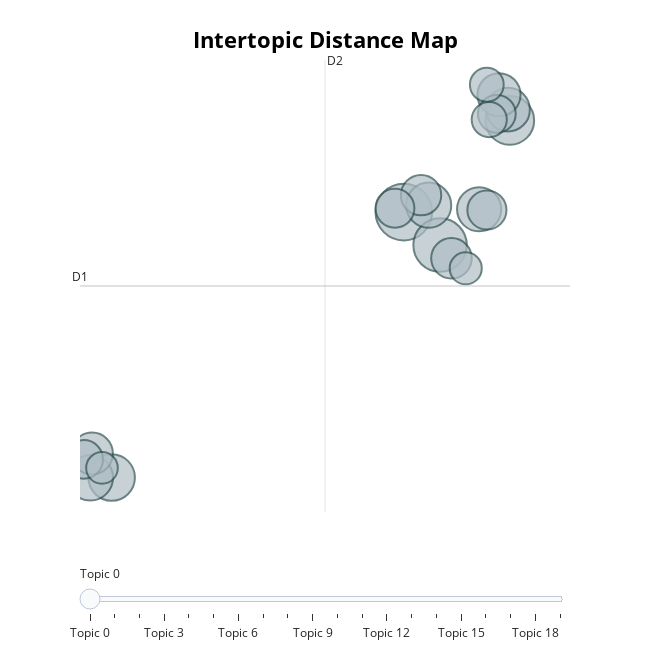

Notebook cell for this chart:
### Code cell
my_model.visualize_topics()

### Figure 1 — Plotly figure (JSON) as saved in the notebook; plotly's stock layout.template omitted (floating-point values rounded to 4 significant figures)
{"data": [{"customdata": [[6.019, 1.287, 0, "affordable | promo | cheaper | uber | discounts", 2192], [6.759, 0.1605, 1, "time | minutes | convenient | affordable | driver", 1953], [8.181, 4.419, 2, "nice | good | best | great | satisfactory", 1620], [0.06477, -7.779, 3, "love | its | good | bolt | great", 1478], [-0.3711, -7.789, 4, "safe | efficient | reliable | friendly | good", 1412], [6.527, 1.524, 5, "drivers | taxify | driver | he | rude", 1397], [7.556, 1.385, 6, "phone | sms | number | cant | services", 1337], [8.144, 4.787, 7, "friendly | driver | drivers | nice | polite", 1305], [7.96, 5.296, 8, "drivers | app | friendly | great | lovely", 1271], [-0.3365, -6.959, 9, "perfect | awesome | exceptional | great | fantastic", 1195], [6.992, -0.2899, 10, "location | gps | map | address | pick", 1126], [6.371, 1.865, 11, "card | account | cancel | no | blocked", 1117], [7.714, 1.358, 12, "app | download | application | bolt | downloading", 1047], [5.839, 1.417, 13, "great | kenya | ghana | nairobi | lagos", 1036], [-0.5053, -7.161, 14, "uber | great | good | better | best", 1017], [7.916, 4.643, 15, "ride | rides | good | enjoyed | enjoy", 979], [7.762, 4.448, 16, "transport | transportation | easy | bolt | easier", 845], [7.712, 5.637, 17, "comfortable | clean | cars | drivers | friendly", 782], [7.282, -0.6334, 18, "app | useful | job | helpful | taxify", 707], [-0.1329, -7.453, 19, "service | good | drivers | excellent | great", 687]], "hovertemplate": "<b>Topic %{customdata[2]}</b><br>Words: %{customdata[3]}<br>Size: %{customdata[4]}", "legendgroup": "", "marker": {"color": "#B0BEC5", "line": {"color": "DarkSlateGrey", "width": 2}, "size": [2192, 1953, 1620, 1478, 1412, 1397, 1337, 1305, 1271, 1195, 1126, 1117, 1047, 1036, 1017, 979, 845, 782, 707, 687], "sizemode": "area", "sizeref": 1.37, "symbol": "circle"}, "mode": "markers", "name": "", "orientation": "v", "showlegend": false, "type": "scatter", "x": [6.019, 6.759, 8.181, 0.06477, -0.3711, 6.527, 7.556, 8.144, 7.96, -0.3365, 6.992, 6.371, 7.714, 5.839, -0.5053, 7.916, 7.762, 7.712, 7.282, -0.1329], "xaxis": "x", "y": [1.287, 0.1605, 4.419, -7.779, -7.789, 1.524, 1.385, 4.787, 5.296, -6.959, -0.2899, 1.865, 1.358, 1.417, -7.161, 4.643, 4.448, 5.637, -0.6334, -7.453], "yaxis": "y"}], "layout": {"annotations": [{"showarrow": false, "text": "D1", "x": -0.5811, "y": -1.238, "yshift": 10}, {"showarrow": false, "text": "D2", "x": 4.413, "xshift": 10, "y": 6.483}], "height": 650, "hoverlabel": {"bgcolor": "white", "font": {"family": "Rockwell", "size": 16}}, "legend": {"itemsizing": "constant", "tracegroupgap": 0}, "margin": {"t": 60}, "shapes": [{"line": {"color": "#CFD8DC", "width": 2}, "type": "line", "x0": 4.413, "x1": 4.413, "y0": -8.958, "y1": 6.483}, {"line": {"color": "#9E9E9E", "width": 2}, "type": "line", "x0": -0.5811, "x1": 9.408, "y0": -1.238, "y1": -1.238}], "sliders": [{"active": 0, "pad": {"t": 50}, "steps": [{"args": [{"marker.color": [["red", "#B0BEC5", "#B0BEC5", "#B0BEC5", "#B0BEC5", "#B0BEC5", "#B0BEC5", "#B0BEC5", "#B0BEC5", "#B0BEC5", "#B0BEC5", "#B0BEC5", "#B0BEC5", "#B0BEC5", "#B0BEC5", "#B0BEC5", "#B0BEC5", "#B0BEC5", "#B0BEC5", "#B0BEC5"]]}], "label": "Topic 0", "method": "update"}, {"args": [{"marker.color": [["#B0BEC5", "red", "#B0BEC5", "#B0BEC5", "#B0BEC5", "#B0BEC5", "#B0BEC5", "#B0BEC5", "#B0BEC5", "#B0BEC5", "#B0BEC5", "#B0BEC5", "#B0BEC5", "#B0BEC5", "#B0BEC5", "#B0BEC5", "#B0BEC5", "#B0BEC5", "#B0BEC5", "#B0BEC5"]]}], "label": "Topic 1", "method": "update"}, {"args": [{"marker.color": [["#B0BEC5", "#B0BEC5", "red", "#B0BEC5", "#B0BEC5", "#B0BEC5", "#B0BEC5", "#B0BEC5", "#B0BEC5", "#B0BEC5", "#B0BEC5", "#B0BEC5", "#B0BEC5", "#B0BEC5", "#B0BEC5", "#B0BEC5", "#B0BEC5", "#B0BEC5", "#B0BEC5", "#B0BEC5"]]}], "label": "Topic 2", "method": "update"}, {"args": [{"marker.color": [["#B0BEC5", "#B0BEC5", "#B0BEC5", "red", "#B0BEC5", "#B0BEC5", "#B0BEC5", "#B0BEC5", "#B0BEC5", "#B0BEC5", "#B0BEC5", "#B0BEC5", "#B0BEC5", "#B0BEC5", "#B0BEC5", "#B0BEC5", "#B0BEC5", "#B0BEC5", "#B0BEC5", "#B0BEC5"]]}], "label": "Topic 3", "method": "update"}, {"args": [{"marker.color": [["#B0BEC5", "#B0BEC5", "#B0BEC5", "#B0BEC5", "red", "#B0BEC5", "#B0BEC5", "#B0BEC5", "#B0BEC5", "#B0BEC5", "#B0BEC5", "#B0BEC5", "#B0BEC5", "#B0BEC5", "#B0BEC5", "#B0BEC5", "#B0BEC5", "#B0BEC5", "#B0BEC5", "#B0BEC5"]]}], "label": "Topic 4", "method": "update"}, {"args": [{"marker.color": [["#B0BEC5", "#B0BEC5", "#B0BEC5", "#B0BEC5", "#B0BEC5", "red", "#B0BEC5", "#B0BEC5", "#B0BEC5", "#B0BEC5", "#B0BEC5", "#B0BEC5", "#B0BEC5", "#B0BEC5", "#B0BEC5", "#B0BEC5", "#B0BEC5", "#B0BEC5", "#B0BEC5", "#B0BEC5"]]}], "label": "Topic 5", "method": "update"}, {"args": [{"marker.color": [["#B0BEC5", "#B0BEC5", "#B0BEC5", "#B0BEC5", "#B0BEC5", "#B0BEC5", "red", "#B0BEC5", "#B0BEC5", "#B0BEC5", "#B0BEC5", "#B0BEC5", "#B0BEC5", "#B0BEC5", "#B0BEC5", "#B0BEC5", "#B0BEC5", "#B0BEC5", "#B0BEC5", "#B0BEC5"]]}], "label": "Topic 6", "method": "update"}, {"args": [{"marker.color": [["#B0BEC5", "#B0BEC5", "#B0BEC5", "#B0BEC5", "#B0BEC5", "#B0BEC5", "#B0BEC5", "red", "#B0BEC5", "#B0BEC5", "#B0BEC5", "#B0BEC5", "#B0BEC5", "#B0BEC5", "#B0BEC5", "#B0BEC5", "#B0BEC5", "#B0BEC5", "#B0BEC5", "#B0BEC5"]]}], "label": "Topic 7", "method": "update"}, {"args": [{"marker.color": [["#B0BEC5", "#B0BEC5", "#B0BEC5", "#B0BEC5", "#B0BEC5", "#B0BEC5", "#B0BEC5", "#B0BEC5", "red", "#B0BEC5", "#B0BEC5", "#B0BEC5", "#B0BEC5", "#B0BEC5", "#B0BEC5", "#B0BEC5", "#B0BEC5", "#B0BEC5", "#B0BEC5", "#B0BEC5"]]}], "label": "Topic 8", "method": "update"}, {"args": [{"marker.color": [["#B0BEC5", "#B0BEC5", "#B0BEC5", "#B0BEC5", "#B0BEC5", "#B0BEC5", "#B0BEC5", "#B0BEC5", "#B0BEC5", "red", "#B0BEC5", "#B0BEC5", "#B0BEC5", "#B0BEC5", "#B0BEC5", "#B0BEC5", "#B0BEC5", "#B0BEC5", "#B0BEC5", "#B0BEC5"]]}], "label": "Topic 9", "method": "update"}, {"args": [{"marker.color": [["#B0BEC5", "#B0BEC5", "#B0BEC5", "#B0BEC5", "#B0BEC5", "#B0BEC5", "#B0BEC5", "#B0BEC5", "#B0BEC5", "#B0BEC5", "red", "#B0BEC5", "#B0BEC5", "#B0BEC5", "#B0BEC5", "#B0BEC5", "#B0BEC5", "#B0BEC5", "#B0BEC5", "#B0BEC5"]]}], "label": "Topic 10", "method": "update"}, {"args": [{"marker.color": [["#B0BEC5", "#B0BEC5", "#B0BEC5", "#B0BEC5", "#B0BEC5", "#B0BEC5", "#B0BEC5", "#B0BEC5", "#B0BEC5", "#B0BEC5", "#B0BEC5", "red", "#B0BEC5", "#B0BEC5", "#B0BEC5", "#B0BEC5", "#B0BEC5", "#B0BEC5", "#B0BEC5", "#B0BEC5"]]}], "label": "Topic 11", "method": "update"}, {"args": [{"marker.color": [["#B0BEC5", "#B0BEC5", "#B0BEC5", "#B0BEC5", "#B0BEC5", "#B0BEC5", "#B0BEC5", "#B0BEC5", "#B0BEC5", "#B0BEC5", "#B0BEC5", "#B0BEC5", "red", "#B0BEC5", "#B0BEC5", "#B0BEC5", "#B0BEC5", "#B0BEC5", "#B0BEC5", "#B0BEC5"]]}], "label": "Topic 12", "method": "update"}, {"args": [{"marker.color": [["#B0BEC5", "#B0BEC5", "#B0BEC5", "#B0BEC5", "#B0BEC5", "#B0BEC5", "#B0BEC5", "#B0BEC5", "#B0BEC5", "#B0BEC5", "#B0BEC5", "#B0BEC5", "#B0BEC5", "red", "#B0BEC5", "#B0BEC5", "#B0BEC5", "#B0BEC5", "#B0BEC5", "#B0BEC5"]]}], "label": "Topic 13", "method": "update"}, {"args": [{"marker.color": [["#B0BEC5", "#B0BEC5", "#B0BEC5", "#B0BEC5", "#B0BEC5", "#B0BEC5", "#B0BEC5", "#B0BEC5", "#B0BEC5", "#B0BEC5", "#B0BEC5", "#B0BEC5", "#B0BEC5", "#B0BEC5", "red", "#B0BEC5", "#B0BEC5", "#B0BEC5", "#B0BEC5", "#B0BEC5"]]}], "label": "Topic 14", "method": "update"}, {"args": [{"marker.color": [["#B0BEC5", "#B0BEC5", "#B0BEC5", "#B0BEC5", "#B0BEC5", "#B0BEC5", "#B0BEC5", "#B0BEC5", "#B0BEC5", "#B0BEC5", "#B0BEC5", "#B0BEC5", "#B0BEC5", "#B0BEC5", "#B0BEC5", "red", "#B0BEC5", "#B0BEC5", "#B0BEC5", "#B0BEC5"]]}], "label": "Topic 15", "method": "update"}, {"args": [{"marker.color": [["#B0BEC5", "#B0BEC5", "#B0BEC5", "#B0BEC5", "#B0BEC5", "#B0BEC5", "#B0BEC5", "#B0BEC5", "#B0BEC5", "#B0BEC5", "#B0BEC5", "#B0BEC5", "#B0BEC5", "#B0BEC5", "#B0BEC5", "#B0BEC5", "red", "#B0BEC5", "#B0BEC5", "#B0BEC5"]]}], "label": "Topic 16", "method": "update"}, {"args": [{"marker.color": [["#B0BEC5", "#B0BEC5", "#B0BEC5", "#B0BEC5", "#B0BEC5", "#B0BEC5", "#B0BEC5", "#B0BEC5", "#B0BEC5", "#B0BEC5", "#B0BEC5", "#B0BEC5", "#B0BEC5", "#B0BEC5", "#B0BEC5", "#B0BEC5", "#B0BEC5", "red", "#B0BEC5", "#B0BEC5"]]}], "label": "Topic 17", "method": "update"}, {"args": [{"marker.color": [["#B0BEC5", "#B0BEC5", "#B0BEC5", "#B0BEC5", "#B0BEC5", "#B0BEC5", "#B0BEC5", "#B0BEC5", "#B0BEC5", "#B0BEC5", "#B0BEC5", "#B0BEC5", "#B0BEC5", "#B0BEC5", "#B0BEC5", "#B0BEC5", "#B0BEC5", "#B0BEC5", "red", "#B0BEC5"]]}], "label": "Topic 18", "method": "update"}, {"args": [{"marker.color": [["#B0BEC5", "#B0BEC5", "#B0BEC5", "#B0BEC5", "#B0BEC5", "#B0BEC5", "#B0BEC5", "#B0BEC5", "#B0BEC5", "#B0BEC5", "#B0BEC5", "#B0BEC5", "#B0BEC5", "#B0BEC5", "#B0BEC5", "#B0BEC5", "#B0BEC5", "#B0BEC5", "#B0BEC5", "red"]]}], "label": "Topic 19", "method": "update"}]}], "title": {"font": {"color": "Black", "size": 22}, "text": "<b>Intertopic Distance Map", "x": 0.5, "xanchor": "center", "y": 0.95, "yanchor": "top"}, "width": 650, "xaxis": {"anchor": "y", "domain": [0, 1], "range": [-0.5811, 9.408], "title": {"text": ""}, "visible": false}, "yaxis": {"anchor": "x", "domain": [0, 1], "range": [-8.958, 6.483], "title": {"text": ""}, "visible": false}}}
